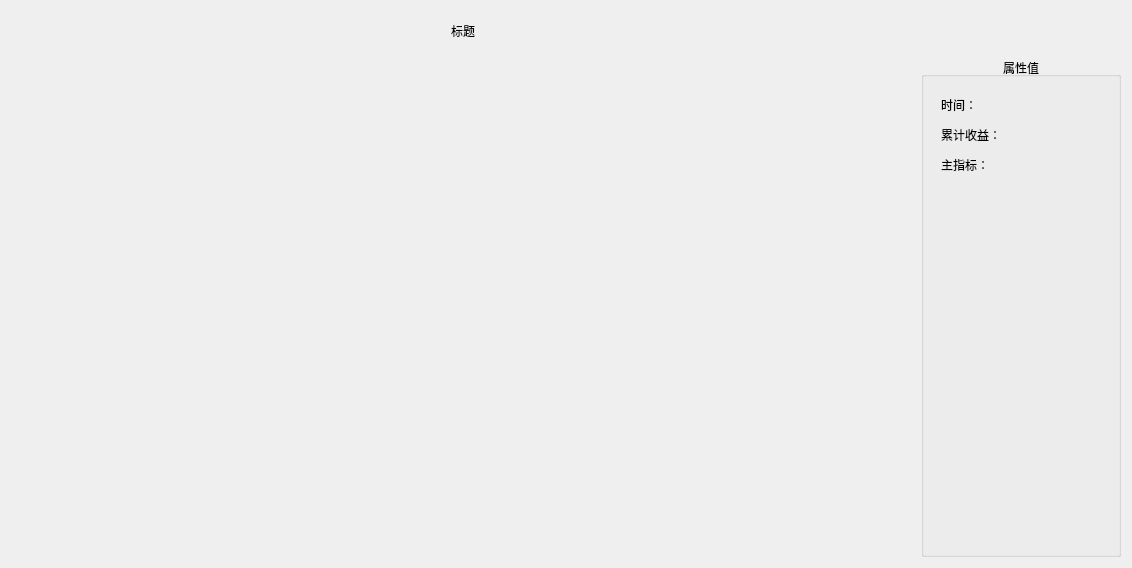
<?xml version="1.0" encoding="UTF-8"?>
<ui version="4.0">
 <class>IndexChart</class>
 <widget class="QWidget" name="IndexChart">
  <property name="geometry">
   <rect>
    <x>0</x>
    <y>0</y>
    <width>1132</width>
    <height>568</height>
   </rect>
  </property>
  <property name="windowTitle">
   <string>Form</string>
  </property>
  <layout class="QGridLayout" name="gridLayout_2">
   <item row="0" column="0">
    <widget class="QLabel" name="title_label">
     <property name="maximumSize">
      <size>
       <width>16777215</width>
       <height>40</height>
      </size>
     </property>
     <property name="text">
      <string>标题</string>
     </property>
     <property name="alignment">
      <set>Qt::AlignCenter</set>
     </property>
    </widget>
   </item>
   <item row="1" column="0">
    <layout class="QGridLayout" name="chart_gridLayout"/>
   </item>
   <item row="1" column="1">
    <widget class="QGroupBox" name="groupBox">
     <property name="minimumSize">
      <size>
       <width>200</width>
       <height>0</height>
      </size>
     </property>
     <property name="maximumSize">
      <size>
       <width>200</width>
       <height>16777215</height>
      </size>
     </property>
     <property name="title">
      <string>属性值</string>
     </property>
     <property name="alignment">
      <set>Qt::AlignCenter</set>
     </property>
     <property name="flat">
      <bool>true</bool>
     </property>
     <widget class="QLabel" name="time_label">
      <property name="geometry">
       <rect>
        <x>20</x>
        <y>40</y>
        <width>181</width>
        <height>16</height>
       </rect>
      </property>
      <property name="text">
       <string>时间：</string>
      </property>
     </widget>
     <widget class="QLabel" name="cssValue_label">
      <property name="geometry">
       <rect>
        <x>20</x>
        <y>100</y>
        <width>181</width>
        <height>16</height>
       </rect>
      </property>
      <property name="text">
       <string>主指标：</string>
      </property>
     </widget>
     <widget class="QLabel" name="acmuEarning_label">
      <property name="geometry">
       <rect>
        <x>20</x>
        <y>70</y>
        <width>181</width>
        <height>16</height>
       </rect>
      </property>
      <property name="text">
       <string>累计收益：</string>
      </property>
     </widget>
    </widget>
   </item>
  </layout>
 </widget>
 <resources/>
 <connections/>
</ui>
